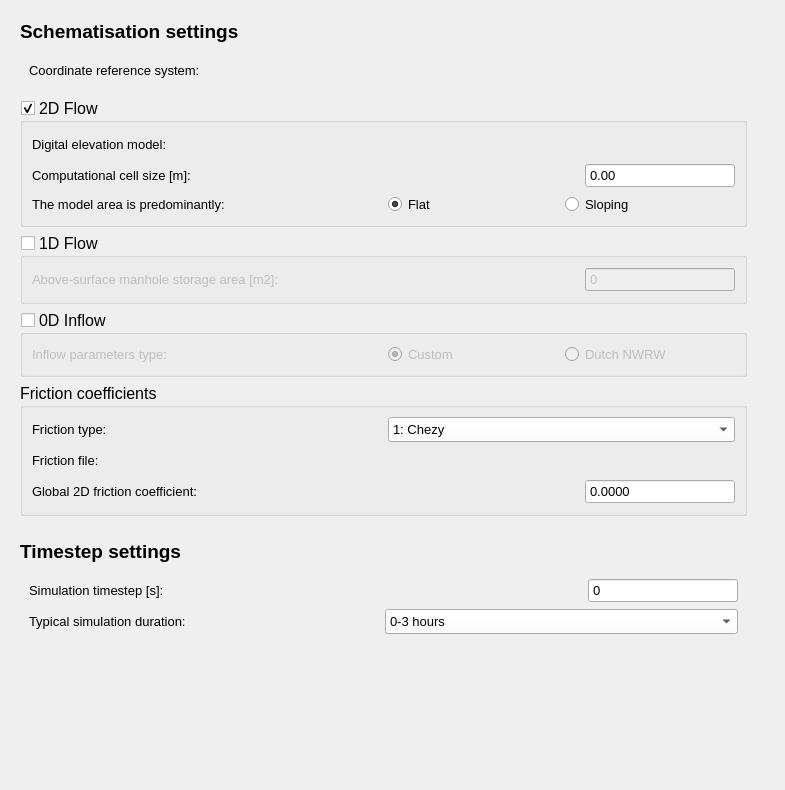
<?xml version="1.0" encoding="UTF-8"?>
<ui version="4.0">
 <class>Form</class>
 <widget class="QWidget" name="Form">
  <property name="geometry">
   <rect>
    <x>0</x>
    <y>0</y>
    <width>785</width>
    <height>790</height>
   </rect>
  </property>
  <property name="minimumSize">
   <size>
    <width>720</width>
    <height>0</height>
   </size>
  </property>
  <property name="palette">
   <palette>
    <active>
     <colorrole role="Button">
      <brush brushstyle="SolidPattern">
       <color alpha="255">
        <red>255</red>
        <green>255</green>
        <blue>255</blue>
       </color>
      </brush>
     </colorrole>
    </active>
    <inactive>
     <colorrole role="Button">
      <brush brushstyle="SolidPattern">
       <color alpha="255">
        <red>255</red>
        <green>255</green>
        <blue>255</blue>
       </color>
      </brush>
     </colorrole>
    </inactive>
    <disabled>
     <colorrole role="Button">
      <brush brushstyle="SolidPattern">
       <color alpha="255">
        <red>255</red>
        <green>255</green>
        <blue>255</blue>
       </color>
      </brush>
     </colorrole>
    </disabled>
   </palette>
  </property>
  <property name="font">
   <font>
    <family>Segoe UI</family>
   </font>
  </property>
  <property name="windowTitle">
   <string>Form</string>
  </property>
  <layout class="QGridLayout" name="gridLayout">
   <item row="0" column="0" colspan="4">
    <layout class="QVBoxLayout" name="svg_lout">
     <property name="spacing">
      <number>7</number>
     </property>
     <property name="bottomMargin">
      <number>0</number>
     </property>
    </layout>
   </item>
   <item row="5" column="0">
    <spacer name="verticalSpacer">
     <property name="orientation">
      <enum>Qt::Vertical</enum>
     </property>
     <property name="sizeHint" stdset="0">
      <size>
       <width>20</width>
       <height>40</height>
      </size>
     </property>
    </spacer>
   </item>
   <item row="4" column="0">
    <widget class="QWidget" name="simulation_settings" native="true">
     <layout class="QGridLayout" name="gridLayout_9">
      <item row="0" column="0">
       <widget class="QLabel" name="label_12">
        <property name="font">
         <font>
          <family>Segoe UI</family>
          <pointsize>14</pointsize>
          <weight>75</weight>
          <bold>true</bold>
         </font>
        </property>
        <property name="text">
         <string>Timestep settings</string>
        </property>
       </widget>
      </item>
      <item row="1" column="0">
       <widget class="QWidget" name="widget" native="true">
        <layout class="QGridLayout" name="gridLayout_6">
         <item row="0" column="0">
          <widget class="QLabel" name="label_13">
           <property name="minimumSize">
            <size>
             <width>350</width>
             <height>0</height>
            </size>
           </property>
           <property name="font">
            <font>
             <family>Segoe UI</family>
             <pointsize>10</pointsize>
            </font>
           </property>
           <property name="toolTip">
            <string>Simulation timestep [s]</string>
           </property>
           <property name="text">
            <string>Simulation timestep [s]:</string>
           </property>
          </widget>
         </item>
         <item row="1" column="0">
          <widget class="QLabel" name="label_14">
           <property name="font">
            <font>
             <family>Segoe UI</family>
             <pointsize>10</pointsize>
            </font>
           </property>
           <property name="toolTip">
            <string>Used to set the output timestep</string>
           </property>
           <property name="text">
            <string>Typical simulation duration:</string>
           </property>
           <property name="textFormat">
            <enum>Qt::PlainText</enum>
           </property>
           <property name="wordWrap">
            <bool>false</bool>
           </property>
          </widget>
         </item>
         <item row="1" column="1" colspan="2">
          <widget class="QComboBox" name="output_time_step_text">
           <property name="minimumSize">
            <size>
             <width>0</width>
             <height>25</height>
            </size>
           </property>
           <property name="font">
            <font>
             <family>Segoe UI</family>
             <pointsize>10</pointsize>
            </font>
           </property>
           <property name="toolTip">
            <string>Used to set the output timestep</string>
           </property>
           <item>
            <property name="text">
             <string>0-3 hours</string>
            </property>
           </item>
           <item>
            <property name="text">
             <string>3-12 hours</string>
            </property>
           </item>
           <item>
            <property name="text">
             <string>12-24 hours</string>
            </property>
           </item>
           <item>
            <property name="text">
             <string>&gt; 24 hours</string>
            </property>
           </item>
          </widget>
         </item>
         <item row="0" column="1">
          <spacer name="horizontalSpacer_4">
           <property name="orientation">
            <enum>Qt::Horizontal</enum>
           </property>
           <property name="sizeHint" stdset="0">
            <size>
             <width>40</width>
             <height>20</height>
            </size>
           </property>
          </spacer>
         </item>
         <item row="0" column="2">
          <widget class="QSpinBox" name="time_step">
           <property name="minimumSize">
            <size>
             <width>150</width>
             <height>25</height>
            </size>
           </property>
           <property name="font">
            <font>
             <family>Segoe UI</family>
             <pointsize>10</pointsize>
            </font>
           </property>
           <property name="buttonSymbols">
            <enum>QAbstractSpinBox::NoButtons</enum>
           </property>
           <property name="minimum">
            <number>0</number>
           </property>
           <property name="maximum">
            <number>1000000000</number>
           </property>
           <property name="value">
            <number>0</number>
           </property>
          </widget>
         </item>
        </layout>
       </widget>
      </item>
     </layout>
    </widget>
   </item>
   <item row="2" column="0">
    <widget class="QWidget" name="schematisation_settings" native="true">
     <property name="minimumSize">
      <size>
       <width>0</width>
       <height>0</height>
      </size>
     </property>
     <layout class="QGridLayout" name="gridLayout_8">
      <item row="2" column="0">
       <widget class="QGroupBox" name="use_2d_flow_group">
        <property name="sizePolicy">
         <sizepolicy hsizetype="Expanding" vsizetype="Expanding">
          <horstretch>0</horstretch>
          <verstretch>0</verstretch>
         </sizepolicy>
        </property>
        <property name="font">
         <font>
          <family>Segoe UI</family>
          <pointsize>12</pointsize>
         </font>
        </property>
        <property name="toolTip">
         <string>Check this box if you want to include surface flow (2D) in your schematisation</string>
        </property>
        <property name="title">
         <string>2D Flow</string>
        </property>
        <property name="checkable">
         <bool>true</bool>
        </property>
        <layout class="QGridLayout" name="gridLayout_2">
         <item row="1" column="1">
          <spacer name="horizontalSpacer_2">
           <property name="orientation">
            <enum>Qt::Horizontal</enum>
           </property>
           <property name="sizeHint" stdset="0">
            <size>
             <width>40</width>
             <height>20</height>
            </size>
           </property>
          </spacer>
         </item>
         <item row="0" column="0">
          <widget class="QLabel" name="label">
           <property name="minimumSize">
            <size>
             <width>350</width>
             <height>0</height>
            </size>
           </property>
           <property name="font">
            <font>
             <family>Segoe UI</family>
             <pointsize>10</pointsize>
            </font>
           </property>
           <property name="toolTip">
            <string>Raster file (.tif) that contains the elevation (m MSL) for each pixel</string>
           </property>
           <property name="text">
            <string>Digital elevation model:</string>
           </property>
          </widget>
         </item>
         <item row="0" column="1" colspan="3">
          <widget class="QgsFileWidget" name="dem_file">
           <property name="minimumSize">
            <size>
             <width>0</width>
             <height>25</height>
            </size>
           </property>
           <property name="font">
            <font>
             <family>Segoe UI</family>
             <pointsize>10</pointsize>
            </font>
           </property>
           <property name="toolTip">
            <string>Raster file (.tif) that contains the elevation (m MSL) for each pixel</string>
           </property>
           <property name="dialogTitle">
            <string>Select DEM file</string>
           </property>
           <property name="filter">
            <string>GeoTIFF (*.tif *.TIF *.tiff *.TIFF)</string>
           </property>
          </widget>
         </item>
         <item row="2" column="0">
          <widget class="QLabel" name="label_5">
           <property name="font">
            <font>
             <family>Segoe UI</family>
             <pointsize>10</pointsize>
            </font>
           </property>
           <property name="toolTip">
            <string>For sloping areas, the appropriate numerical limiters will be set.</string>
           </property>
           <property name="text">
            <string>The model area is predominantly:</string>
           </property>
          </widget>
         </item>
         <item row="1" column="2" colspan="2">
          <widget class="QDoubleSpinBox" name="minimum_cell_size">
           <property name="minimumSize">
            <size>
             <width>150</width>
             <height>25</height>
            </size>
           </property>
           <property name="font">
            <font>
             <family>Segoe UI</family>
             <pointsize>10</pointsize>
            </font>
           </property>
           <property name="toolTip">
            <string>This value is used to fill in the 'minimum_cell_size' attribute in the model settings</string>
           </property>
           <property name="buttonSymbols">
            <enum>QAbstractSpinBox::NoButtons</enum>
           </property>
           <property name="minimum">
            <double>0.000000000000000</double>
           </property>
           <property name="maximum">
            <double>9999.000000000000000</double>
           </property>
           <property name="value">
            <double>0.000000000000000</double>
           </property>
          </widget>
         </item>
         <item row="2" column="1" colspan="3">
          <layout class="QHBoxLayout" name="horizontalLayout">
           <property name="bottomMargin">
            <number>0</number>
           </property>
           <item>
            <widget class="QRadioButton" name="friction_shallow_water_depth_correction_flat">
             <property name="font">
              <font>
               <family>Segoe UI</family>
               <pointsize>10</pointsize>
              </font>
             </property>
             <property name="toolTip">
              <string>For sloping areas, the appropriate numerical limiters will be set</string>
             </property>
             <property name="text">
              <string>Flat</string>
             </property>
             <property name="checked">
              <bool>true</bool>
             </property>
            </widget>
           </item>
           <item>
            <widget class="QRadioButton" name="friction_shallow_water_depth_correction_sloping">
             <property name="font">
              <font>
               <family>Segoe UI</family>
               <pointsize>10</pointsize>
              </font>
             </property>
             <property name="toolTip">
              <string>For sloping areas, the appropriate numerical limiters will be set</string>
             </property>
             <property name="text">
              <string>Sloping</string>
             </property>
            </widget>
           </item>
          </layout>
         </item>
         <item row="1" column="0">
          <widget class="QLabel" name="label_3">
           <property name="font">
            <font>
             <family>Segoe UI</family>
             <pointsize>10</pointsize>
            </font>
           </property>
           <property name="toolTip">
            <string>This value is used to fill in the 'minimum_cell_size' attribute in the model settings</string>
           </property>
           <property name="text">
            <string>Computational cell size [m]:</string>
           </property>
           <property name="textFormat">
            <enum>Qt::PlainText</enum>
           </property>
          </widget>
         </item>
        </layout>
       </widget>
      </item>
      <item row="3" column="0">
       <widget class="QGroupBox" name="use_1d_flow_group">
        <property name="font">
         <font>
          <family>Segoe UI</family>
          <pointsize>12</pointsize>
         </font>
        </property>
        <property name="toolTip">
         <string>Check this box if you want to schematise open water or hydraulic structures as 1D elements and/or include sewerage in your schematisation.</string>
        </property>
        <property name="title">
         <string>1D Flow</string>
        </property>
        <property name="checkable">
         <bool>true</bool>
        </property>
        <property name="checked">
         <bool>false</bool>
        </property>
        <layout class="QGridLayout" name="gridLayout_3">
         <item row="0" column="1">
          <spacer name="horizontalSpacer_3">
           <property name="orientation">
            <enum>Qt::Horizontal</enum>
           </property>
           <property name="sizeHint" stdset="0">
            <size>
             <width>40</width>
             <height>20</height>
            </size>
           </property>
          </spacer>
         </item>
         <item row="0" column="2" colspan="2">
          <widget class="QSpinBox" name="manhole_aboveground_storage_area">
           <property name="minimumSize">
            <size>
             <width>150</width>
             <height>25</height>
            </size>
           </property>
           <property name="font">
            <font>
             <family>Segoe UI</family>
             <pointsize>10</pointsize>
            </font>
           </property>
           <property name="toolTip">
            <string>This option is only relevant for sewerage models without 2D flow</string>
           </property>
           <property name="buttonSymbols">
            <enum>QAbstractSpinBox::NoButtons</enum>
           </property>
           <property name="maximum">
            <number>999999999</number>
           </property>
          </widget>
         </item>
         <item row="0" column="0">
          <widget class="QLabel" name="manhole_aboveground_storage_area_label">
           <property name="minimumSize">
            <size>
             <width>350</width>
             <height>0</height>
            </size>
           </property>
           <property name="font">
            <font>
             <family>Segoe UI</family>
             <pointsize>10</pointsize>
            </font>
           </property>
           <property name="toolTip">
            <string>This option is only relevant for sewerage models without 2D flow</string>
           </property>
           <property name="text">
            <string>Above-surface manhole storage area [m2]:</string>
           </property>
           <property name="wordWrap">
            <bool>false</bool>
           </property>
          </widget>
         </item>
        </layout>
       </widget>
      </item>
      <item row="1" column="0">
       <widget class="QWidget" name="widget_2" native="true">
        <layout class="QGridLayout" name="gridLayout_7">
         <item row="1" column="0">
          <widget class="QLabel" name="label_2">
           <property name="minimumSize">
            <size>
             <width>350</width>
             <height>0</height>
            </size>
           </property>
           <property name="font">
            <font>
             <family>Segoe UI</family>
             <pointsize>10</pointsize>
            </font>
           </property>
           <property name="toolTip">
            <string>Your schematization's CRS. Must be a projected CRS (i.e. not a lat/lon CRS like WGS84).</string>
           </property>
           <property name="text">
            <string>Coordinate reference system:</string>
           </property>
          </widget>
         </item>
         <item row="1" column="1">
          <widget class="QgsProjectionSelectionWidget" name="crs">
           <property name="minimumSize">
            <size>
             <width>0</width>
             <height>25</height>
            </size>
           </property>
           <property name="font">
            <font>
             <family>Segoe UI</family>
             <pointsize>10</pointsize>
            </font>
           </property>
           <property name="toolTip">
            <string>Coordinate reference system that should be used to interpret your data. Must be a projected CRS (i.e. not geographic lat/lon CRS like WGS84).</string>
           </property>
          </widget>
         </item>
        </layout>
       </widget>
      </item>
      <item row="4" column="0">
       <widget class="QGroupBox" name="use_0d_inflow_group">
        <property name="font">
         <font>
          <family>Segoe UI</family>
          <pointsize>12</pointsize>
         </font>
        </property>
        <property name="toolTip">
         <string>Check this box if you want to include rainfall-runoff from surfaces and/or urban wastewater production (dry weather flow) in your schematisation.</string>
        </property>
        <property name="title">
         <string>0D Inflow</string>
        </property>
        <property name="checkable">
         <bool>true</bool>
        </property>
        <property name="checked">
         <bool>false</bool>
        </property>
        <layout class="QGridLayout" name="gridLayout_4">
         <item row="0" column="1">
          <widget class="QRadioButton" name="use_0d_inflow_surfaces">
           <property name="font">
            <font>
             <family>Segoe UI</family>
             <pointsize>10</pointsize>
            </font>
           </property>
           <property name="toolTip">
            <string>Use 'surfaces' with custom parameters to define the 0D inflow model for each surface.</string>
           </property>
           <property name="text">
            <string>Custom</string>
           </property>
           <property name="checked">
            <bool>true</bool>
           </property>
          </widget>
         </item>
         <item row="0" column="2">
          <widget class="QRadioButton" name="use_0d_inflow_impervious_surfaces">
           <property name="font">
            <font>
             <family>Segoe UI</family>
             <pointsize>10</pointsize>
            </font>
           </property>
           <property name="toolTip">
            <string>Use 'impervious surfaces' with the default Dutch 'NWRW' parameters to define the 0D inflow model for each surface.</string>
           </property>
           <property name="text">
            <string>Dutch NWRW</string>
           </property>
          </widget>
         </item>
         <item row="0" column="0">
          <widget class="QLabel" name="label_8">
           <property name="minimumSize">
            <size>
             <width>350</width>
             <height>0</height>
            </size>
           </property>
           <property name="font">
            <font>
             <family>Segoe UI</family>
             <pointsize>10</pointsize>
            </font>
           </property>
           <property name="toolTip">
            <string>Use 'surfaces' or 'impervious surfaces' to parameterize the 0D inflow models for each surface</string>
           </property>
           <property name="text">
            <string>Inflow parameters type:</string>
           </property>
          </widget>
         </item>
        </layout>
       </widget>
      </item>
      <item row="0" column="0">
       <widget class="QLabel" name="label_6">
        <property name="font">
         <font>
          <family>Segoe UI</family>
          <pointsize>14</pointsize>
          <weight>75</weight>
          <bold>true</bold>
         </font>
        </property>
        <property name="text">
         <string>Schematisation settings</string>
        </property>
       </widget>
      </item>
      <item row="5" column="0">
       <widget class="QGroupBox" name="friction_coefficients_group">
        <property name="font">
         <font>
          <family>Segoe UI</family>
          <pointsize>12</pointsize>
         </font>
        </property>
        <property name="title">
         <string>Friction coefficients</string>
        </property>
        <layout class="QGridLayout" name="gridLayout_5">
         <item row="2" column="0">
          <widget class="QLabel" name="friction_coefficient_label">
           <property name="font">
            <font>
             <family>Segoe UI</family>
             <pointsize>10</pointsize>
            </font>
           </property>
           <property name="toolTip">
            <string>Raster (.tif) that contains a friction coefficient for each pixel</string>
           </property>
           <property name="text">
            <string>Friction file:</string>
           </property>
          </widget>
         </item>
         <item row="0" column="0">
          <widget class="QLabel" name="label_9">
           <property name="minimumSize">
            <size>
             <width>350</width>
             <height>0</height>
            </size>
           </property>
           <property name="font">
            <font>
             <family>Segoe UI</family>
             <pointsize>10</pointsize>
            </font>
           </property>
           <property name="toolTip">
            <string>Friction type</string>
           </property>
           <property name="text">
            <string>Friction type:</string>
           </property>
          </widget>
         </item>
         <item row="3" column="0">
          <widget class="QLabel" name="label_11">
           <property name="font">
            <font>
             <family>Segoe UI</family>
             <pointsize>10</pointsize>
            </font>
           </property>
           <property name="toolTip">
            <string>If you do not want to specify the friction value per pixel, use this option to set a global friction coefficient instead</string>
           </property>
           <property name="text">
            <string>Global 2D friction coefficient:</string>
           </property>
          </widget>
         </item>
         <item row="3" column="1">
          <spacer name="horizontalSpacer">
           <property name="orientation">
            <enum>Qt::Horizontal</enum>
           </property>
           <property name="sizeHint" stdset="0">
            <size>
             <width>40</width>
             <height>20</height>
            </size>
           </property>
          </spacer>
         </item>
         <item row="0" column="1" colspan="2">
          <widget class="QComboBox" name="friction_type_text">
           <property name="minimumSize">
            <size>
             <width>0</width>
             <height>25</height>
            </size>
           </property>
           <property name="font">
            <font>
             <family>Segoe UI</family>
             <pointsize>10</pointsize>
            </font>
           </property>
           <property name="toolTip">
            <string>Friction type</string>
           </property>
           <item>
            <property name="text">
             <string>1: Chezy</string>
            </property>
           </item>
           <item>
            <property name="text">
             <string>2: Manning</string>
            </property>
           </item>
          </widget>
         </item>
         <item row="2" column="1" colspan="2">
          <widget class="QgsFileWidget" name="friction_coefficient_file">
           <property name="minimumSize">
            <size>
             <width>0</width>
             <height>25</height>
            </size>
           </property>
           <property name="font">
            <font>
             <family>Segoe UI</family>
             <pointsize>10</pointsize>
            </font>
           </property>
           <property name="toolTip">
            <string>Raster (.tif) that contains a friction coefficient for each pixel</string>
           </property>
           <property name="dialogTitle">
            <string>Select 2D Friction coefficient file</string>
           </property>
           <property name="filter">
            <string>GeoTIFF (*.tif *.TIF *.tiff *.TIFF)</string>
           </property>
          </widget>
         </item>
         <item row="3" column="2">
          <widget class="QDoubleSpinBox" name="friction_coefficient">
           <property name="minimumSize">
            <size>
             <width>150</width>
             <height>25</height>
            </size>
           </property>
           <property name="font">
            <font>
             <family>Segoe UI</family>
             <pointsize>10</pointsize>
            </font>
           </property>
           <property name="toolTip">
            <string>If you do not want to specify the friction value per pixel, use this option to set a global friction coefficient instead</string>
           </property>
           <property name="buttonSymbols">
            <enum>QAbstractSpinBox::NoButtons</enum>
           </property>
           <property name="decimals">
            <number>4</number>
           </property>
           <property name="maximum">
            <double>1000.000000000000000</double>
           </property>
          </widget>
         </item>
        </layout>
       </widget>
      </item>
     </layout>
    </widget>
   </item>
  </layout>
 </widget>
 <customwidgets>
  <customwidget>
   <class>QgsFileWidget</class>
   <extends>QWidget</extends>
   <header>qgsfilewidget.h</header>
  </customwidget>
  <customwidget>
   <class>QgsProjectionSelectionWidget</class>
   <extends>QWidget</extends>
   <header>qgsprojectionselectionwidget.h</header>
  </customwidget>
 </customwidgets>
 <tabstops>
  <tabstop>crs</tabstop>
  <tabstop>use_2d_flow_group</tabstop>
  <tabstop>minimum_cell_size</tabstop>
  <tabstop>friction_shallow_water_depth_correction_flat</tabstop>
  <tabstop>friction_shallow_water_depth_correction_sloping</tabstop>
  <tabstop>use_1d_flow_group</tabstop>
  <tabstop>manhole_aboveground_storage_area</tabstop>
  <tabstop>use_0d_inflow_group</tabstop>
  <tabstop>use_0d_inflow_surfaces</tabstop>
  <tabstop>use_0d_inflow_impervious_surfaces</tabstop>
  <tabstop>friction_type_text</tabstop>
  <tabstop>friction_coefficient</tabstop>
  <tabstop>time_step</tabstop>
  <tabstop>output_time_step_text</tabstop>
 </tabstops>
 <resources/>
 <connections/>
</ui>
